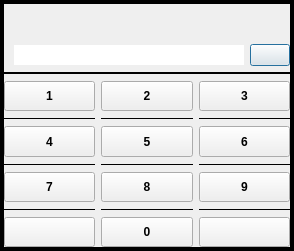
<?xml version="1.0" encoding="UTF-8"?>
<ui version="4.0">
 <class>lockscreen</class>
 <widget class="QDialog" name="lockscreen">
  <property name="geometry">
   <rect>
    <x>0</x>
    <y>0</y>
    <width>294</width>
    <height>251</height>
   </rect>
  </property>
  <property name="sizePolicy">
   <sizepolicy hsizetype="Preferred" vsizetype="Preferred">
    <horstretch>0</horstretch>
    <verstretch>0</verstretch>
   </sizepolicy>
  </property>
  <property name="windowTitle">
   <string>lockscreen</string>
  </property>
  <layout class="QGridLayout" name="gridLayout_6">
   <property name="sizeConstraint">
    <enum>QLayout::SetNoConstraint</enum>
   </property>
   <property name="leftMargin">
    <number>0</number>
   </property>
   <property name="topMargin">
    <number>0</number>
   </property>
   <property name="rightMargin">
    <number>0</number>
   </property>
   <property name="bottomMargin">
    <number>0</number>
   </property>
   <property name="spacing">
    <number>0</number>
   </property>
   <item row="0" column="0">
    <widget class="QFrame" name="frame">
     <property name="frameShape">
      <enum>QFrame::Box</enum>
     </property>
     <property name="frameShadow">
      <enum>QFrame::Plain</enum>
     </property>
     <property name="lineWidth">
      <number>4</number>
     </property>
     <layout class="QGridLayout" name="gridLayout">
      <property name="leftMargin">
       <number>0</number>
      </property>
      <property name="topMargin">
       <number>0</number>
      </property>
      <property name="rightMargin">
       <number>0</number>
      </property>
      <property name="bottomMargin">
       <number>0</number>
      </property>
      <item row="2" column="0">
       <widget class="Line" name="line_3">
        <property name="frameShadow">
         <enum>QFrame::Plain</enum>
        </property>
        <property name="lineWidth">
         <number>2</number>
        </property>
        <property name="orientation">
         <enum>Qt::Horizontal</enum>
        </property>
       </widget>
      </item>
      <item row="0" column="0">
       <widget class="QLabel" name="timeLabel">
        <property name="font">
         <font>
          <bold>true</bold>
         </font>
        </property>
        <property name="styleSheet">
         <string notr="true">padding: 10px;</string>
        </property>
        <property name="lineWidth">
         <number>0</number>
        </property>
        <property name="text">
         <string/>
        </property>
        <property name="alignment">
         <set>Qt::AlignCenter</set>
        </property>
       </widget>
      </item>
      <item row="1" column="0">
       <layout class="QHBoxLayout" name="horizontalLayout">
        <property name="sizeConstraint">
         <enum>QLayout::SetFixedSize</enum>
        </property>
        <property name="leftMargin">
         <number>10</number>
        </property>
        <item>
         <widget class="QLineEdit" name="passTextEdit">
          <property name="frame">
           <bool>false</bool>
          </property>
          <property name="readOnly">
           <bool>true</bool>
          </property>
         </widget>
        </item>
        <item>
         <widget class="QPushButton" name="showPasscodeBtn">
          <property name="sizePolicy">
           <sizepolicy hsizetype="Fixed" vsizetype="Fixed">
            <horstretch>0</horstretch>
            <verstretch>0</verstretch>
           </sizepolicy>
          </property>
          <property name="text">
           <string/>
          </property>
         </widget>
        </item>
       </layout>
      </item>
      <item row="3" column="0">
       <layout class="QGridLayout" name="gridLayout_3">
        <property name="bottomMargin">
         <number>0</number>
        </property>
        <item row="0" column="0">
         <layout class="QGridLayout" name="gridLayout_2">
          <property name="sizeConstraint">
           <enum>QLayout::SetMaximumSize</enum>
          </property>
          <property name="bottomMargin">
           <number>0</number>
          </property>
          <item row="3" column="2">
           <widget class="Line" name="line_10">
            <property name="frameShadow">
             <enum>QFrame::Plain</enum>
            </property>
            <property name="orientation">
             <enum>Qt::Horizontal</enum>
            </property>
           </widget>
          </item>
          <item row="5" column="0">
           <widget class="Line" name="line">
            <property name="frameShadow">
             <enum>QFrame::Plain</enum>
            </property>
            <property name="orientation">
             <enum>Qt::Horizontal</enum>
            </property>
           </widget>
          </item>
          <item row="5" column="2">
           <widget class="Line" name="line_2">
            <property name="frameShadow">
             <enum>QFrame::Plain</enum>
            </property>
            <property name="orientation">
             <enum>Qt::Horizontal</enum>
            </property>
           </widget>
          </item>
          <item row="4" column="1">
           <widget class="QPushButton" name="b8">
            <property name="sizePolicy">
             <sizepolicy hsizetype="Minimum" vsizetype="MinimumExpanding">
              <horstretch>0</horstretch>
              <verstretch>0</verstretch>
             </sizepolicy>
            </property>
            <property name="font">
             <font>
              <bold>true</bold>
             </font>
            </property>
            <property name="text">
             <string>8</string>
            </property>
           </widget>
          </item>
          <item row="6" column="2">
           <widget class="QPushButton" name="acceptBtn">
            <property name="sizePolicy">
             <sizepolicy hsizetype="Minimum" vsizetype="MinimumExpanding">
              <horstretch>0</horstretch>
              <verstretch>0</verstretch>
             </sizepolicy>
            </property>
            <property name="text">
             <string/>
            </property>
           </widget>
          </item>
          <item row="3" column="0">
           <widget class="Line" name="line_6">
            <property name="frameShadow">
             <enum>QFrame::Plain</enum>
            </property>
            <property name="orientation">
             <enum>Qt::Horizontal</enum>
            </property>
           </widget>
          </item>
          <item row="3" column="1">
           <widget class="Line" name="line_8">
            <property name="frameShadow">
             <enum>QFrame::Plain</enum>
            </property>
            <property name="orientation">
             <enum>Qt::Horizontal</enum>
            </property>
           </widget>
          </item>
          <item row="0" column="2">
           <widget class="QPushButton" name="b3">
            <property name="sizePolicy">
             <sizepolicy hsizetype="Minimum" vsizetype="Expanding">
              <horstretch>0</horstretch>
              <verstretch>0</verstretch>
             </sizepolicy>
            </property>
            <property name="font">
             <font>
              <bold>true</bold>
             </font>
            </property>
            <property name="text">
             <string>3</string>
            </property>
           </widget>
          </item>
          <item row="5" column="1">
           <widget class="Line" name="line_11">
            <property name="frameShadow">
             <enum>QFrame::Plain</enum>
            </property>
            <property name="orientation">
             <enum>Qt::Horizontal</enum>
            </property>
           </widget>
          </item>
          <item row="1" column="2">
           <widget class="Line" name="line_9">
            <property name="frameShadow">
             <enum>QFrame::Plain</enum>
            </property>
            <property name="orientation">
             <enum>Qt::Horizontal</enum>
            </property>
           </widget>
          </item>
          <item row="0" column="0">
           <widget class="QPushButton" name="b1">
            <property name="sizePolicy">
             <sizepolicy hsizetype="Minimum" vsizetype="MinimumExpanding">
              <horstretch>0</horstretch>
              <verstretch>0</verstretch>
             </sizepolicy>
            </property>
            <property name="font">
             <font>
              <bold>true</bold>
             </font>
            </property>
            <property name="text">
             <string>1</string>
            </property>
           </widget>
          </item>
          <item row="0" column="1">
           <widget class="QPushButton" name="b2">
            <property name="sizePolicy">
             <sizepolicy hsizetype="Minimum" vsizetype="MinimumExpanding">
              <horstretch>0</horstretch>
              <verstretch>0</verstretch>
             </sizepolicy>
            </property>
            <property name="font">
             <font>
              <bold>true</bold>
             </font>
            </property>
            <property name="text">
             <string>2</string>
            </property>
           </widget>
          </item>
          <item row="2" column="1">
           <widget class="QPushButton" name="b5">
            <property name="sizePolicy">
             <sizepolicy hsizetype="Minimum" vsizetype="MinimumExpanding">
              <horstretch>0</horstretch>
              <verstretch>0</verstretch>
             </sizepolicy>
            </property>
            <property name="font">
             <font>
              <bold>true</bold>
             </font>
            </property>
            <property name="text">
             <string>5</string>
            </property>
           </widget>
          </item>
          <item row="6" column="1">
           <widget class="QPushButton" name="b0">
            <property name="sizePolicy">
             <sizepolicy hsizetype="Minimum" vsizetype="MinimumExpanding">
              <horstretch>0</horstretch>
              <verstretch>0</verstretch>
             </sizepolicy>
            </property>
            <property name="font">
             <font>
              <bold>true</bold>
             </font>
            </property>
            <property name="text">
             <string>0</string>
            </property>
           </widget>
          </item>
          <item row="2" column="0">
           <widget class="QPushButton" name="b4">
            <property name="sizePolicy">
             <sizepolicy hsizetype="Minimum" vsizetype="MinimumExpanding">
              <horstretch>0</horstretch>
              <verstretch>0</verstretch>
             </sizepolicy>
            </property>
            <property name="font">
             <font>
              <bold>true</bold>
             </font>
            </property>
            <property name="text">
             <string>4</string>
            </property>
           </widget>
          </item>
          <item row="1" column="1">
           <widget class="Line" name="line_7">
            <property name="frameShadow">
             <enum>QFrame::Plain</enum>
            </property>
            <property name="orientation">
             <enum>Qt::Horizontal</enum>
            </property>
           </widget>
          </item>
          <item row="4" column="0">
           <widget class="QPushButton" name="b7">
            <property name="sizePolicy">
             <sizepolicy hsizetype="Minimum" vsizetype="MinimumExpanding">
              <horstretch>0</horstretch>
              <verstretch>0</verstretch>
             </sizepolicy>
            </property>
            <property name="font">
             <font>
              <bold>true</bold>
             </font>
            </property>
            <property name="text">
             <string>7</string>
            </property>
           </widget>
          </item>
          <item row="1" column="0">
           <widget class="Line" name="line_5">
            <property name="frameShadow">
             <enum>QFrame::Plain</enum>
            </property>
            <property name="orientation">
             <enum>Qt::Horizontal</enum>
            </property>
           </widget>
          </item>
          <item row="4" column="2">
           <widget class="QPushButton" name="b9">
            <property name="sizePolicy">
             <sizepolicy hsizetype="Minimum" vsizetype="MinimumExpanding">
              <horstretch>0</horstretch>
              <verstretch>0</verstretch>
             </sizepolicy>
            </property>
            <property name="font">
             <font>
              <bold>true</bold>
             </font>
            </property>
            <property name="text">
             <string>9</string>
            </property>
           </widget>
          </item>
          <item row="6" column="0">
           <widget class="QPushButton" name="deleteBtn">
            <property name="sizePolicy">
             <sizepolicy hsizetype="Minimum" vsizetype="MinimumExpanding">
              <horstretch>0</horstretch>
              <verstretch>0</verstretch>
             </sizepolicy>
            </property>
            <property name="text">
             <string/>
            </property>
           </widget>
          </item>
          <item row="2" column="2">
           <widget class="QPushButton" name="b6">
            <property name="sizePolicy">
             <sizepolicy hsizetype="Minimum" vsizetype="MinimumExpanding">
              <horstretch>0</horstretch>
              <verstretch>0</verstretch>
             </sizepolicy>
            </property>
            <property name="font">
             <font>
              <bold>true</bold>
             </font>
            </property>
            <property name="text">
             <string>6</string>
            </property>
           </widget>
          </item>
         </layout>
        </item>
       </layout>
      </item>
     </layout>
    </widget>
   </item>
  </layout>
 </widget>
 <resources/>
 <connections/>
</ui>
